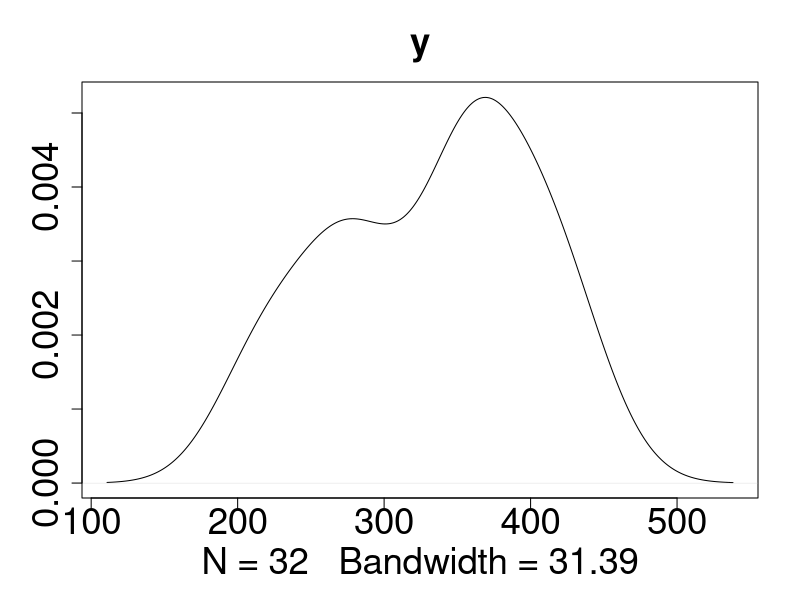
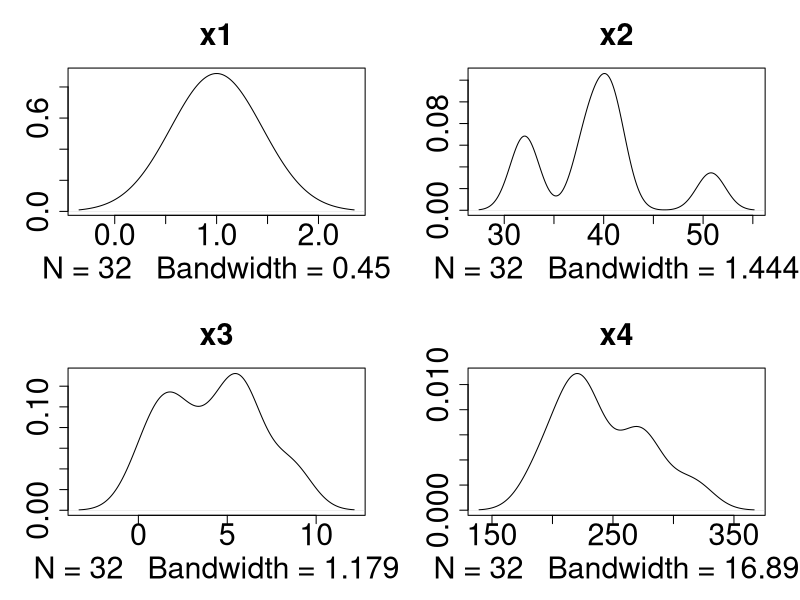
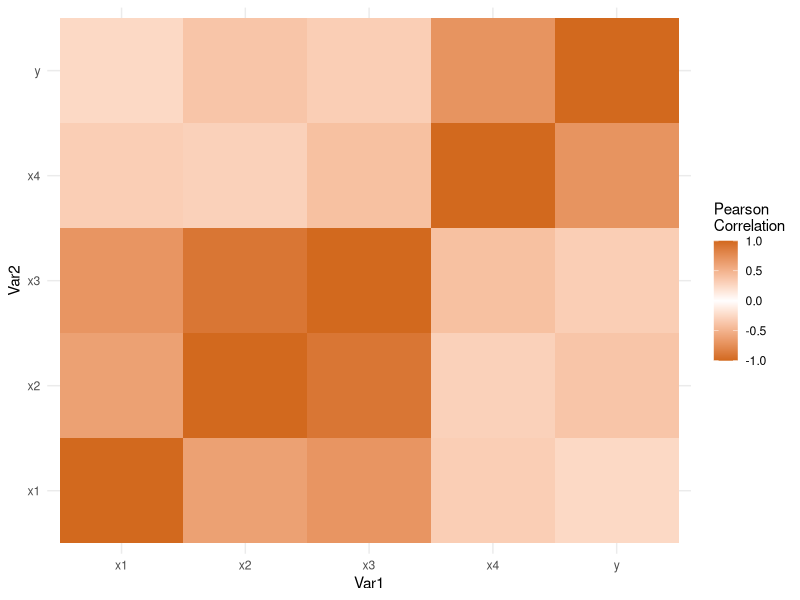

Source code (R) for these figures, in order:
## ---- chunk 1
knitr::opts_chunk$set(echo = TRUE)
library(ggplot2)
library(reshape2)
## ---- chunk 2
# centering data matrix
df = read.csv('data.csv')
n = ncol(df)
one = array(1,dim=n)
I = diag(n)
C = I - 1/n * (one %*% t(one))

# L2 regularization requirements
lambda = as.array(10^seq(-20, 10, by=0.1))
l = length(lambda)
MSE_l2 = array(NA, dim=l)
betas = matrix(NA, nrow=l, ncol=n)

# data
ones = array(1, dim=nrow(df))
X  = as.matrix(cbind(ones, df[-5])) 
y  = as.matrix(df[5])

# pre-processing

# KDE of y
scaler=0.3
font=2.2
jpeg("./images/y_kernel.jpg", width=4096*scaler, height=2160*scaler)
plot(density(X[,5]), main='y', cex.lab=font, cex.axis=font, cex.main=font, cex.sub=font, ylab='')
dev.off()

# KDE of X
jpeg("./images/KDEs.jpg", width=4096*scaler, height=2160*scaler)
par(mfrow = c(2, 2))
plot(density(X[,1]), main='x1', cex.lab=font, cex.axis=font, cex.main=font, cex.sub=font, ylab='')
plot(density(X[,2]), main='x2', cex.lab=font, cex.axis=font, cex.main=font, cex.sub=font, ylab='')
plot(density(X[,3]), main='x3', cex.lab=font, cex.axis=font, cex.main=font, cex.sub=font, ylab='')
plot(density(X[,4]), main='x4', cex.lab=font, cex.axis=font, cex.main=font, cex.sub=font, ylab='')
dev.off()

# heatmap
jpeg("./images/heatmap.jpg", width=4096*scaler, height=2160*scaler)
par(mfrow = c(1, 1))
cormat = round(cor(df),2)
melted_cormat = melt(cormat)
ggplot(data = melted_cormat, aes(x=Var1, y=Var2, fill=value)) +
  geom_tile() +
  scale_fill_gradient2(low="chocolate",
                       high="chocolate",
                       mid="white",
                       midpoint = 0,
                       limit = c(-1,1),
                       space = "Lab",
                       name="Pearson\nCorrelation") +
  theme_minimal()
dev.off()

# L2 regularization
for(i in 1:l){
  beta = solve(t(X) %*% X + lambda[i]*diag(n) ) %*% t(X) %*% y
  y_pred_l2 = X %*% beta
  MSE_l2[i] = sum((y_pred_l2 - y)^2)
  betas[i,] = beta
}
l2_beta_opt = betas[which.min(MSE_l2),]
l2_min_MSE = min(MSE_l2)

# generalized linear regression
y_glm = glm(df$y~df$x1+df$x2+df$x3+df$x4, family='gaussian', data=df)
glm_beta_opt = as.array(y_glm$coefficients[1:5])
y_pred_glm = X %*% glm_beta_opt
glm_MSE = sum((y_pred_glm - y)^2)

round(l2_beta_opt,3)
round(glm_beta_opt,3)

# result
if(l2_min_MSE<glm_MSE) cat('L2 regularization beta:',round(l2_beta_opt,3)) else cat('GLM regularization beta:',round(glm_beta_opt))
